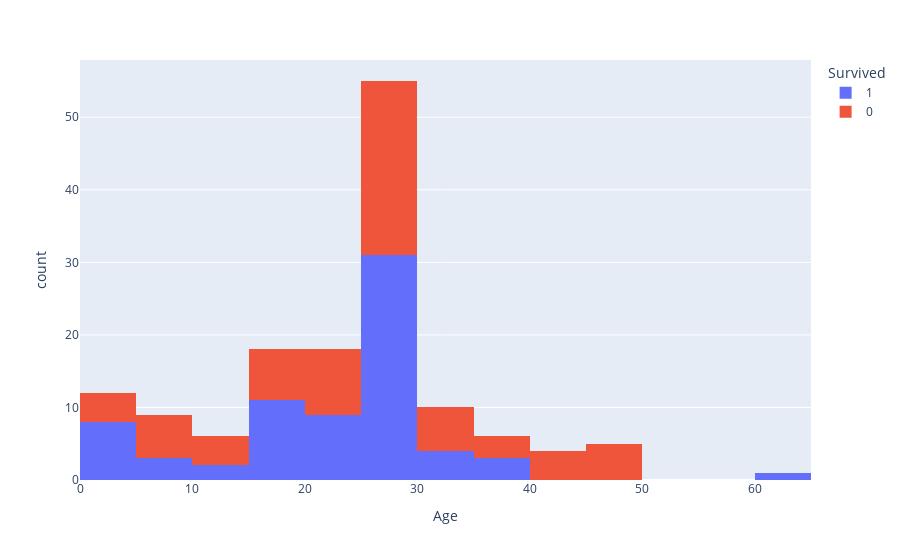

Notebook code for this chart:
### Code cell
px.histogram(df,x='Age',color ='Survived')

### Figure 1 — Plotly figure (JSON) as saved in the notebook; plotly's stock layout.template omitted (floating-point values rounded to 4 significant figures)
{"data": [{"alignmentgroup": "True", "bingroup": "x", "hovertemplate": "Survived=1<br>Age=%{x}<br>count=%{y}<extra></extra>", "legendgroup": "1", "marker": {"color": "#636efa"}, "name": "1", "offsetgroup": "1", "orientation": "v", "showlegend": true, "type": "histogram", "x": [26, 27, 4, 27.92, 15, 38, 27.92, 27.92, 14, 19, 27.92, 17, 30, 27.92, 33, 21, 27.92, 27.92, 22, 24, 16, 1, 4, 27.92, 19, 27.92, 16, 27, 5, 27.92, 29, 27.92, 35, 22, 27.92, 26, 31, 27.92, 27.92, 27.92, 27.92, 27.92, 27.92, 22, 1, 24, 27.92, 5, 0.75, 2, 63, 27.92, 22, 36, 27.92, 27.92, 0.75, 23, 27.92, 18, 4, 27.92, 27.92, 5, 13, 18, 31, 27, 15, 18, 24, 15], "xaxis": "x", "yaxis": "y"}, {"alignmentgroup": "True", "bingroup": "x", "hovertemplate": "Survived=0<br>Age=%{x}<br>count=%{y}<extra></extra>", "legendgroup": "0", "marker": {"color": "#EF553B"}, "name": "0", "offsetgroup": "0", "orientation": "v", "showlegend": true, "type": "histogram", "x": [14, 31, 8, 18, 40, 18, 16, 28, 14.5, 20, 17, 2, 47, 27.92, 9, 45, 27.92, 2, 27.92, 27.92, 27.92, 25, 29, 41, 27.92, 45, 24, 45, 3, 31, 21, 20, 27.92, 27.92, 10, 28, 21, 22, 27.92, 21, 27.92, 37, 30, 9, 11, 27.92, 29, 27.92, 27.92, 39, 26, 9, 41, 2, 18, 32, 43, 27.92, 18, 25, 48, 30.5, 27.92, 30, 18, 6, 23, 9, 27.92, 22, 39, 27.92], "xaxis": "x", "yaxis": "y"}], "layout": {"barmode": "relative", "legend": {"title": {"text": "Survived"}, "tracegroupgap": 0}, "margin": {"t": 60}, "xaxis": {"anchor": "y", "domain": [0, 1], "title": {"text": "Age"}}, "yaxis": {"anchor": "x", "domain": [0, 1], "title": {"text": "count"}}}}
